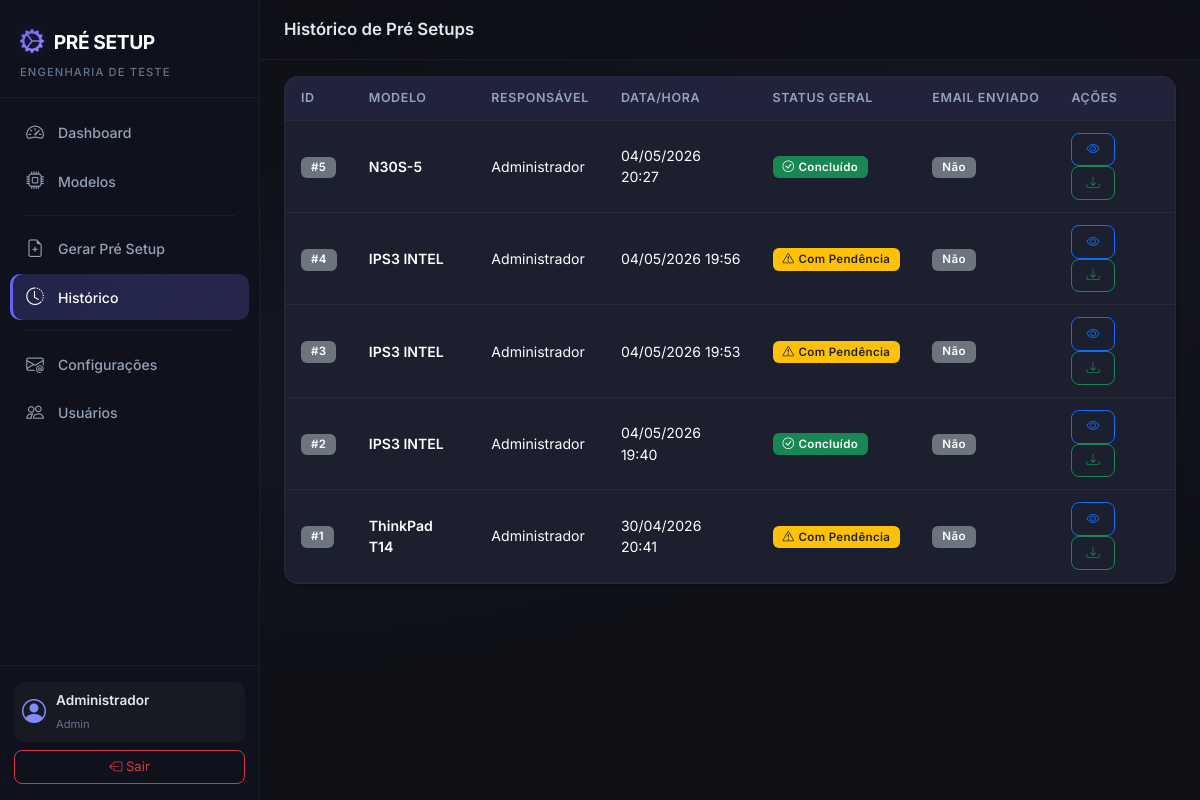
The page /setup/history (signed in) on the database as committed earlier.
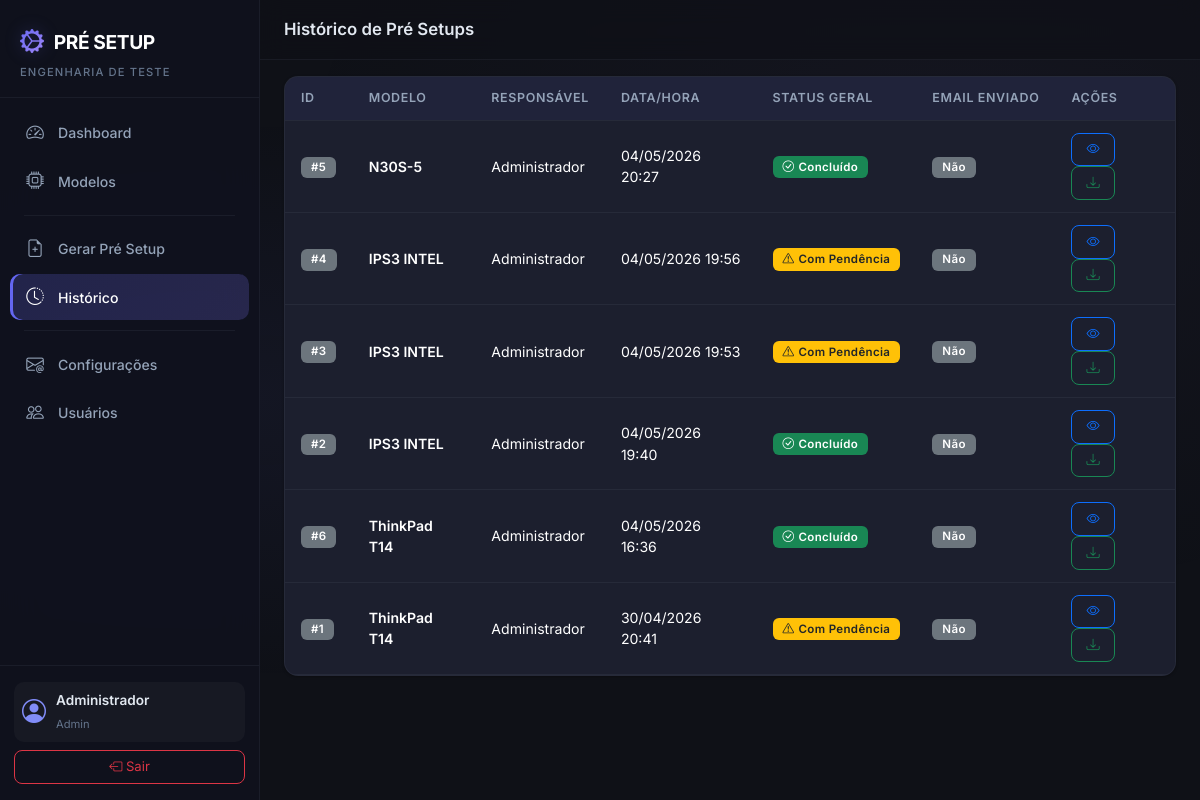
The same page on the database as committed later.
### app/models.py (models this page shows, shortened)
class PreSetup(db.Model):
    __tablename__ = 'pre_setups'
    id = db.Column(db.Integer, primary_key=True)
    product_model_id = db.Column(db.Integer, db.ForeignKey('product_models.id'), nullable=False)
    user_id = db.Column(db.Integer, db.ForeignKey('users.id'), nullable=False)
    num_bays = db.Column(db.Integer, nullable=False, default=1)
    station = db.Column(db.String(50), nullable=False)  # FCT, SHELL, IO
    generated_at = db.Column(db.DateTime, default=datetime.now)
    overall_status = db.Column(db.String(50), nullable=False)  # CONCLUÍDO, COM PENDÊNCIA
    pdf_filename = db.Column(db.String(300), nullable=True)
    email_sent = db.Column(db.Boolean, default=False)
    email_sent_at = db.Column(db.DateTime, nullable=True)
    setup_items = db.relationship('PreSetupItem', backref='pre_setup', lazy='dynamic',
                                  cascade='all, delete-orphan')

class ProductModel(db.Model):
    __tablename__ = 'product_models'
    id = db.Column(db.Integer, primary_key=True)
    name = db.Column(db.String(150), unique=True, nullable=False)
    product_type = db.Column(db.String(50), nullable=False)  # Notebook, Desktop, Tiny
    station = db.Column(db.String(50), nullable=True)  # FCT, SHELL, IO
    is_active = db.Column(db.Boolean, default=True)
    created_at = db.Column(db.DateTime, default=datetime.now)
    template_items = db.relationship('TemplateItem', backref='product_model', lazy='dynamic',
                                     cascade='all, delete-orphan')
    items = db.relationship('Item', backref='product_model', lazy='dynamic',
                            cascade='all, delete-orphan')
    setups = db.relationship('PreSetup', backref='product_model', lazy='dynamic')

class User(UserMixin, db.Model):
    __tablename__ = 'users'
    id = db.Column(db.Integer, primary_key=True)
    name = db.Column(db.String(150), nullable=False)
    email = db.Column(db.String(150), unique=True, nullable=False)
    password_hash = db.Column(db.String(256), nullable=False)
    profile = db.Column(db.String(50), nullable=False, default='Engenharia')  # Admin, Engenharia
    is_active_user = db.Column(db.Boolean, default=True)
    created_at = db.Column(db.DateTime, default=datetime.now)
    setups = db.relationship('PreSetup', backref='user', lazy='dynamic')
    @property
    def is_active(self):
        return self.is_active_user

### app/setup_requests/routes.py (the view)
@setup_bp.route('/history')
@login_required
def history():
    setups = PreSetup.query.order_by(PreSetup.generated_at.desc()).all()
    return render_template('setup/history.html', setups=setups)

### app/models.py (called while the page is built)
@login_manager.user_loader
def load_user(user_id):
    return User.query.get(int(user_id))

### app/templates/setup/history.html (shortened to what this page needs)
{% extends "base.html" %}
{% block page_title %}Histórico de Pré Setups{% endblock %}
{% block content %}
<div class="card card-custom">
    <div class="card-body p-0">
        {% if setups %}
        <div class="table-responsive">
            <table class="table table-custom mb-0">
                <thead>
                    <tr>
                        <th>ID</th>
                        <th>Modelo</th>
                        <th>Responsável</th>
                        <th>Data/Hora</th>
                        <th>Status Geral</th>
                        <th>Email Enviado</th>
                        <th>Ações</th>
                    </tr>
                </thead>
                <tbody>
                    {% for setup in setups %}
                    <tr>
                        <td><span class="badge bg-secondary">#{{ setup.id }}</span></td>
                        <td class="fw-semibold">{{ setup.product_model.name }}</td>
                        <td>{{ setup.user.name }}</td>
                        <td>{{ setup.generated_at.strftime('%d/%m/%Y %H:%M') }}</td>
                        <td>
                            {% if setup.overall_status == 'CONCLUÍDO' %}
                                <span class="badge bg-success"><i class="bi bi-check-circle me-1"></i>Concluído</span>
                            {% else %}
                                <span class="badge bg-warning text-dark"><i class="bi bi-exclamation-triangle me-1"></i>Com Pendência</span>
                            {% endif %}
                        </td>
                        <td>
                            {% if setup.email_sent %}
                                <span class="badge bg-info"><i class="bi bi-check me-1"></i>Sim</span>
                            {% else %}
                                <span class="badge bg-secondary">Não</span>
                            {% endif %}
                        </td>
                        <td>
                            <a href="{{ url_for('setup_requests.detail', setup_id=setup.id) }}" class="btn btn-sm btn-outline-primary" title="Ver detalhes">
                                <i class="bi bi-eye"></i>
                            </a>
                            {% if setup.pdf_filename %}
                            <a href="{{ url_for('setup_requests.download_pdf', setup_id=setup.id) }}" class="btn btn-sm btn-outline-success" title="Baixar PDF">
                                <i class="bi bi-download"></i>
                            </a>
                            {% endif %}
                        </td>
                    </tr>
                    {% endfor %}
                </tbody>
            </table>
        </div>
        {% endif %}
    </div>
</div>
{% endblock %}

Rows that differ between the two databases and show on the page:
added PreSetup: id "6", product_model.name "ThinkPad T14", user.name "Administrador", generated_at "04/05/2026 16:36", overall_status "CONCLUÍDO" (drawn), email_sent "Não"
